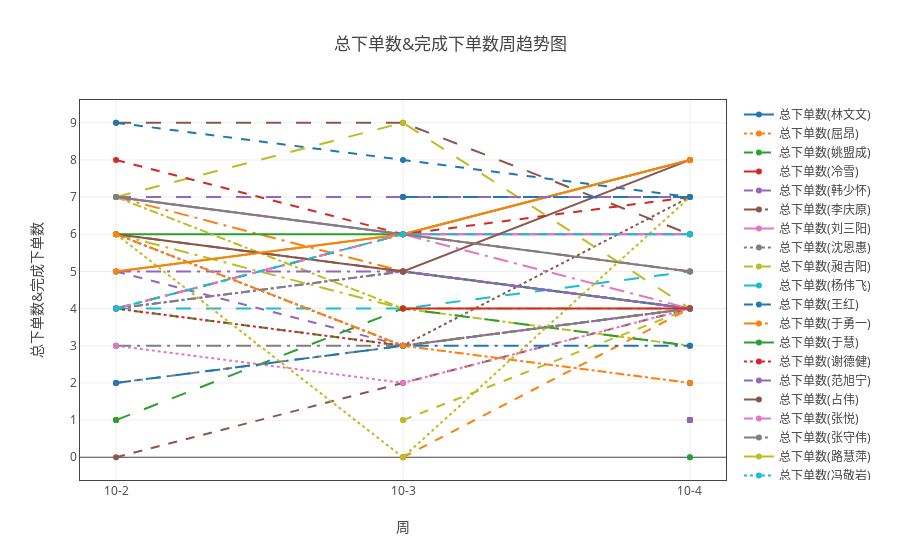

The code cell stored with this chart in its notebook:
### Markdown cell above
#### 个人总下单数和完成下单数

### Code cell
ss=myModule.format(all_dict ,"日期" ,['总下单数', '完成下单数'])
ss.add_group('负责人')
tt = myModule.myPlot(ss.groupby('sum'))
tt.plot('line')

### Figure 1 — Plotly figure (JSON) as saved in the notebook; plotly's stock layout.template omitted (floating-point values rounded to 4 significant figures)
{"data": [{"line": {"dash": "solid"}, "name": "总下单数(林文文)", "type": "scatter", "uid": "bd51b8a4-e18a-11e8-8ddb-a41f72875c19", "x": ["10-2", "10-3", "10-4"], "y": [null, null, 1]}, {"line": {"dash": "dot"}, "name": "总下单数(屈昂)", "type": "scatter", "uid": "bd51b8a5-e18a-11e8-8ddb-a41f72875c19", "x": ["10-2", "10-3", "10-4"], "y": [1, null, 1]}, {"line": {"dash": "dash"}, "name": "总下单数(姚盟成)", "type": "scatter", "uid": "bd51b8a6-e18a-11e8-8ddb-a41f72875c19", "x": ["10-2", "10-3", "10-4"], "y": [4, 3, 4]}, {"line": {"dash": "longdash"}, "name": "总下单数(冷雪)", "type": "scatter", "uid": "bd51b8a7-e18a-11e8-8ddb-a41f72875c19", "x": ["10-2", "10-3", "10-4"], "y": [2, null, 1]}, {"line": {"dash": "dashdot"}, "name": "总下单数(韩少怀)", "type": "scatter", "uid": "bd51b8a8-e18a-11e8-8ddb-a41f72875c19", "x": ["10-2", "10-3", "10-4"], "y": [4, 5, 4]}, {"line": {"dash": "longdashdot"}, "name": "总下单数(李庆原)", "type": "scatter", "uid": "bd51b8a9-e18a-11e8-8ddb-a41f72875c19", "x": ["10-2", "10-3", "10-4"], "y": [6, 5, 4]}, {"line": {"dash": "solid"}, "name": "总下单数(刘三阳)", "type": "scatter", "uid": "bd51b8aa-e18a-11e8-8ddb-a41f72875c19", "x": ["10-2", "10-3", "10-4"], "y": [null, 1, null]}, {"line": {"dash": "dot"}, "name": "总下单数(沈恩惠)", "type": "scatter", "uid": "bd51b8ab-e18a-11e8-8ddb-a41f72875c19", "x": ["10-2", "10-3", "10-4"], "y": [null, null, 2]}, {"line": {"dash": "dash"}, "name": "总下单数(昶吉阳)", "type": "scatter", "uid": "bd51b8ac-e18a-11e8-8ddb-a41f72875c19", "x": ["10-2", "10-3", "10-4"], "y": [null, 1, 4]}, {"line": {"dash": "longdash"}, "name": "总下单数(杨伟飞)", "type": "scatter", "uid": "bd51b8ad-e18a-11e8-8ddb-a41f72875c19", "x": ["10-2", "10-3", "10-4"], "y": [4, 4, 5]}, {"line": {"dash": "dashdot"}, "name": "总下单数(王红)", "type": "scatter", "uid": "bd51b8ae-e18a-11e8-8ddb-a41f72875c19", "x": ["10-2", "10-3", "10-4"], "y": [null, null, 1]}, {"line": {"dash": "longdashdot"}, "name": "总下单数(于勇一)", "type": "scatter", "uid": "bd51b8af-e18a-11e8-8ddb-a41f72875c19", "x": ["10-2", "10-3", "10-4"], "y": [7, 5, 4]}, {"line": {"dash": "solid"}, "name": "总下单数(于慧)", "type": "scatter", "uid": "bd51b8b0-e18a-11e8-8ddb-a41f72875c19", "x": ["10-2", "10-3", "10-4"], "y": [6, 6, 8]}, {"line": {"dash": "dot"}, "name": "总下单数(谢德健)", "type": "scatter", "uid": "bd51b8b1-e18a-11e8-8ddb-a41f72875c19", "x": ["10-2", "10-3", "10-4"], "y": [4, 3, 4]}, {"line": {"dash": "dash"}, "name": "总下单数(范旭宁)", "type": "scatter", "uid": "bd51b8b2-e18a-11e8-8ddb-a41f72875c19", "x": ["10-2", "10-3", "10-4"], "y": [5, 3, 4]}, {"line": {"dash": "longdash"}, "name": "总下单数(占伟)", "type": "scatter", "uid": "bd51b8b3-e18a-11e8-8ddb-a41f72875c19", "x": ["10-2", "10-3", "10-4"], "y": [9, 9, 6]}, {"line": {"dash": "dashdot"}, "name": "总下单数(张悦)", "type": "scatter", "uid": "bd51b8b4-e18a-11e8-8ddb-a41f72875c19", "x": ["10-2", "10-3", "10-4"], "y": [null, null, 1]}, {"line": {"dash": "longdashdot"}, "name": "总下单数(张守伟)", "type": "scatter", "uid": "bd51b8b5-e18a-11e8-8ddb-a41f72875c19", "x": ["10-2", "10-3", "10-4"], "y": [3, 3, 4]}, {"line": {"dash": "solid"}, "name": "总下单数(路慧萍)", "type": "scatter", "uid": "bd51b8b6-e18a-11e8-8ddb-a41f72875c19", "x": ["10-2", "10-3", "10-4"], "y": [5, 6, 8]}, {"line": {"dash": "dot"}, "name": "总下单数(冯敬岩)", "type": "scatter", "uid": "bd51b8b7-e18a-11e8-8ddb-a41f72875c19", "x": ["10-2", "10-3", "10-4"], "y": [null, null, 1]}, {"line": {"dash": "dash"}, "name": "总下单数(马潇)", "type": "scatter", "uid": "bd51b8b8-e18a-11e8-8ddb-a41f72875c19", "x": ["10-2", "10-3", "10-4"], "y": [9, 8, 7]}, {"line": {"dash": "longdash"}, "name": "总下单数(孟昊)", "type": "scatter", "uid": "bd51b8b9-e18a-11e8-8ddb-a41f72875c19", "x": ["10-2", "10-3", "10-4"], "y": [7, 7, 7]}, {"line": {"dash": "dashdot"}, "name": "总下单数(涂成芳)", "type": "scatter", "uid": "bd51b8ba-e18a-11e8-8ddb-a41f72875c19", "x": ["10-2", "10-3", "10-4"], "y": [null, null, 1]}, {"line": {"dash": "longdashdot"}, "name": "总下单数(赵玥)", "type": "scatter", "uid": "bd51b8bb-e18a-11e8-8ddb-a41f72875c19", "x": ["10-2", "10-3", "10-4"], "y": [4, 6, 5]}, {"line": {"dash": "solid"}, "name": "总下单数(封彦杰)", "type": "scatter", "uid": "bd51b8bc-e18a-11e8-8ddb-a41f72875c19", "x": ["10-2", "10-3", "10-4"], "y": [7, 6, 6]}, {"line": {"dash": "dot"}, "name": "总下单数(周杨)", "type": "scatter", "uid": "bd51b8bd-e18a-11e8-8ddb-a41f72875c19", "x": ["10-2", "10-3", "10-4"], "y": [6, 3, 7]}, {"line": {"dash": "dash"}, "name": "总下单数(刘江)", "type": "scatter", "uid": "bd51b8be-e18a-11e8-8ddb-a41f72875c19", "x": ["10-2", "10-3", "10-4"], "y": [7, 6, 6]}, {"line": {"dash": "longdash"}, "name": "总下单数(苏彦勋)", "type": "scatter", "uid": "bd51b8bf-e18a-11e8-8ddb-a41f72875c19", "x": ["10-2", "10-3", "10-4"], "y": [null, 7, 7]}, {"line": {"dash": "dashdot"}, "name": "总下单数(任雪)", "type": "scatter", "uid": "bd51b8c0-e18a-11e8-8ddb-a41f72875c19", "x": ["10-2", "10-3", "10-4"], "y": [7, 4, 3]}, {"line": {"dash": "longdashdot"}, "name": "总下单数(段利强)", "type": "scatter", "uid": "bd51b8c1-e18a-11e8-8ddb-a41f72875c19", "x": ["10-2", "10-3", "10-4"], "y": [3, null, null]}, {"line": {"dash": "solid"}, "name": "总下单数(陈鹏燕)", "type": "scatter", "uid": "bd51b8c2-e18a-11e8-8ddb-a41f72875c19", "x": ["10-2", "10-3", "10-4"], "y": [null, 5, 4]}, {"line": {"dash": "dot"}, "name": "总下单数(车天栋)", "type": "scatter", "uid": "bd51b8c3-e18a-11e8-8ddb-a41f72875c19", "x": ["10-2", "10-3", "10-4"], "y": [null, null, 1]}, {"line": {"dash": "dash"}, "name": "总下单数(李华云)", "type": "scatter", "uid": "bd51b8c4-e18a-11e8-8ddb-a41f72875c19", "x": ["10-2", "10-3", "10-4"], "y": [null, null, 6]}, {"line": {"dash": "solid"}, "name": "完成下单数(林文文)", "type": "scatter", "uid": "bd51b8c5-e18a-11e8-8ddb-a41f72875c19", "x": ["10-2", "10-3", "10-4"], "y": [null, null, 1]}, {"line": {"dash": "dot"}, "name": "完成下单数(屈昂)", "type": "scatter", "uid": "bd51b8c6-e18a-11e8-8ddb-a41f72875c19", "x": ["10-2", "10-3", "10-4"], "y": [1, null, 1]}, {"line": {"dash": "dash"}, "name": "完成下单数(姚盟成)", "type": "scatter", "uid": "bd51b8c7-e18a-11e8-8ddb-a41f72875c19", "x": ["10-2", "10-3", "10-4"], "y": [0, 2, 4]}, {"line": {"dash": "longdash"}, "name": "完成下单数(冷雪)", "type": "scatter", "uid": "bd51b8c8-e18a-11e8-8ddb-a41f72875c19", "x": ["10-2", "10-3", "10-4"], "y": [2, null, 1]}, {"line": {"dash": "dashdot"}, "name": "完成下单数(韩少怀)", "type": "scatter", "uid": "bd51b8c9-e18a-11e8-8ddb-a41f72875c19", "x": ["10-2", "10-3", "10-4"], "y": [4, 5, 4]}, {"line": {"dash": "longdashdot"}, "name": "完成下单数(李庆原)", "type": "scatter", "uid": "bd51b8ca-e18a-11e8-8ddb-a41f72875c19", "x": ["10-2", "10-3", "10-4"], "y": [6, 4, 4]}, {"line": {"dash": "solid"}, "name": "完成下单数(刘三阳)", "type": "scatter", "uid": "bd51b8cb-e18a-11e8-8ddb-a41f72875c19", "x": ["10-2", "10-3", "10-4"], "y": [null, 0, null]}, {"line": {"dash": "dot"}, "name": "完成下单数(沈恩惠)", "type": "scatter", "uid": "bd51b8cc-e18a-11e8-8ddb-a41f72875c19", "x": ["10-2", "10-3", "10-4"], "y": [null, null, 2]}, {"line": {"dash": "dash"}, "name": "完成下单数(昶吉阳)", "type": "scatter", "uid": "bd51b8cd-e18a-11e8-8ddb-a41f72875c19", "x": ["10-2", "10-3", "10-4"], "y": [null, 0, 4]}, {"line": {"dash": "longdash"}, "name": "完成下单数(杨伟飞)", "type": "scatter", "uid": "bd51b8ce-e18a-11e8-8ddb-a41f72875c19", "x": ["10-2", "10-3", "10-4"], "y": [1, 4, 3]}, {"line": {"dash": "dashdot"}, "name": "完成下单数(王红)", "type": "scatter", "uid": "bd51b8cf-e18a-11e8-8ddb-a41f72875c19", "x": ["10-2", "10-3", "10-4"], "y": [null, null, 1]}, {"line": {"dash": "longdashdot"}, "name": "完成下单数(于勇一)", "type": "scatter", "uid": "bd51b8d0-e18a-11e8-8ddb-a41f72875c19", "x": ["10-2", "10-3", "10-4"], "y": [5, 5, 4]}, {"line": {"dash": "solid"}, "name": "完成下单数(于慧)", "type": "scatter", "uid": "bd51b8d1-e18a-11e8-8ddb-a41f72875c19", "x": ["10-2", "10-3", "10-4"], "y": [6, 5, 8]}, {"line": {"dash": "dot"}, "name": "完成下单数(谢德健)", "type": "scatter", "uid": "bd51b8d2-e18a-11e8-8ddb-a41f72875c19", "x": ["10-2", "10-3", "10-4"], "y": [3, 2, 4]}, {"line": {"dash": "dash"}, "name": "完成下单数(范旭宁)", "type": "scatter", "uid": "bd51b8d3-e18a-11e8-8ddb-a41f72875c19", "x": ["10-2", "10-3", "10-4"], "y": [2, 3, 4]}, {"line": {"dash": "longdash"}, "name": "完成下单数(占伟)", "type": "scatter", "uid": "bd51b8d4-e18a-11e8-8ddb-a41f72875c19", "x": ["10-2", "10-3", "10-4"], "y": [7, 9, 4]}, {"line": {"dash": "dashdot"}, "name": "完成下单数(张悦)", "type": "scatter", "uid": "bd51b8d5-e18a-11e8-8ddb-a41f72875c19", "x": ["10-2", "10-3", "10-4"], "y": [null, null, 0]}, {"line": {"dash": "longdashdot"}, "name": "完成下单数(张守伟)", "type": "scatter", "uid": "bd51b8d6-e18a-11e8-8ddb-a41f72875c19", "x": ["10-2", "10-3", "10-4"], "y": [2, 3, 3]}, {"line": {"dash": "solid"}, "name": "完成下单数(路慧萍)", "type": "scatter", "uid": "bd51b8d7-e18a-11e8-8ddb-a41f72875c19", "x": ["10-2", "10-3", "10-4"], "y": [5, 6, 8]}, {"line": {"dash": "dot"}, "name": "完成下单数(冯敬岩)", "type": "scatter", "uid": "bd51b8d8-e18a-11e8-8ddb-a41f72875c19", "x": ["10-2", "10-3", "10-4"], "y": [null, null, 0]}, {"line": {"dash": "dash"}, "name": "完成下单数(马潇)", "type": "scatter", "uid": "bd51b8d9-e18a-11e8-8ddb-a41f72875c19", "x": ["10-2", "10-3", "10-4"], "y": [8, 6, 7]}, {"line": {"dash": "longdash"}, "name": "完成下单数(孟昊)", "type": "scatter", "uid": "bd51b8da-e18a-11e8-8ddb-a41f72875c19", "x": ["10-2", "10-3", "10-4"], "y": [7, 7, 7]}, {"line": {"dash": "dashdot"}, "name": "完成下单数(涂成芳)", "type": "scatter", "uid": "bd51b8db-e18a-11e8-8ddb-a41f72875c19", "x": ["10-2", "10-3", "10-4"], "y": [null, null, 1]}, {"line": {"dash": "longdashdot"}, "name": "完成下单数(赵玥)", "type": "scatter", "uid": "bd51b8dc-e18a-11e8-8ddb-a41f72875c19", "x": ["10-2", "10-3", "10-4"], "y": [4, 6, 4]}, {"line": {"dash": "solid"}, "name": "完成下单数(封彦杰)", "type": "scatter", "uid": "bd51b8dd-e18a-11e8-8ddb-a41f72875c19", "x": ["10-2", "10-3", "10-4"], "y": [7, 6, 5]}, {"line": {"dash": "dot"}, "name": "完成下单数(周杨)", "type": "scatter", "uid": "bd51b8de-e18a-11e8-8ddb-a41f72875c19", "x": ["10-2", "10-3", "10-4"], "y": [6, 0, 7]}, {"line": {"dash": "dash"}, "name": "完成下单数(刘江)", "type": "scatter", "uid": "bd51b8df-e18a-11e8-8ddb-a41f72875c19", "x": ["10-2", "10-3", "10-4"], "y": [4, 6, 6]}, {"line": {"dash": "longdash"}, "name": "完成下单数(苏彦勋)", "type": "scatter", "uid": "bd51b8e0-e18a-11e8-8ddb-a41f72875c19", "x": ["10-2", "10-3", "10-4"], "y": [null, 7, 7]}, {"line": {"dash": "dashdot"}, "name": "完成下单数(任雪)", "type": "scatter", "uid": "bd51b8e1-e18a-11e8-8ddb-a41f72875c19", "x": ["10-2", "10-3", "10-4"], "y": [6, 3, 2]}, {"line": {"dash": "longdashdot"}, "name": "完成下单数(段利强)", "type": "scatter", "uid": "bd51b8e2-e18a-11e8-8ddb-a41f72875c19", "x": ["10-2", "10-3", "10-4"], "y": [1, null, null]}, {"line": {"dash": "solid"}, "name": "完成下单数(陈鹏燕)", "type": "scatter", "uid": "bd51b8e3-e18a-11e8-8ddb-a41f72875c19", "x": ["10-2", "10-3", "10-4"], "y": [null, 4, 4]}, {"line": {"dash": "dot"}, "name": "完成下单数(车天栋)", "type": "scatter", "uid": "bd51b8e4-e18a-11e8-8ddb-a41f72875c19", "x": ["10-2", "10-3", "10-4"], "y": [null, null, 1]}, {"line": {"dash": "dash"}, "name": "完成下单数(李华云)", "type": "scatter", "uid": "bd51b8e5-e18a-11e8-8ddb-a41f72875c19", "x": ["10-2", "10-3", "10-4"], "y": [null, null, 4]}], "layout": {"title": "总下单数&完成下单数周趋势图", "xaxis": {"mirror": "all", "nticks": 20, "showgrid": true, "showline": true, "title": "周", "type": "category", "zeroline": true}, "yaxis": {"mirror": "all", "nticks": 20, "showgrid": true, "showline": true, "title": "总下单数&完成下单数", "zeroline": true}}}
